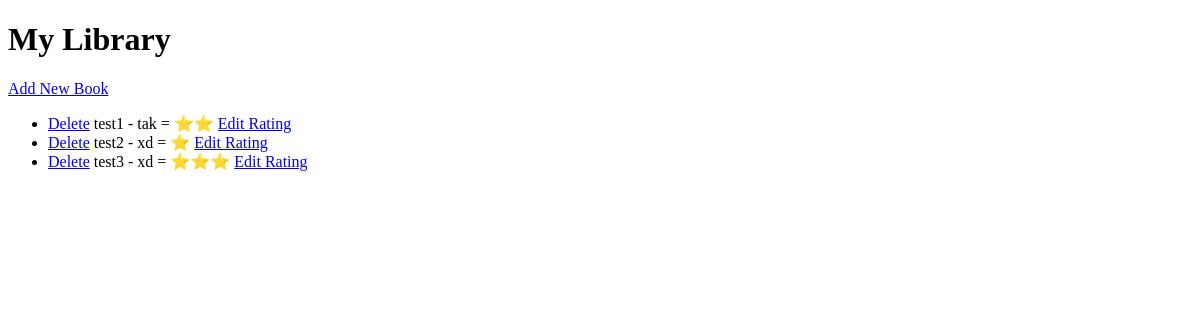
Before: / with the older database file.
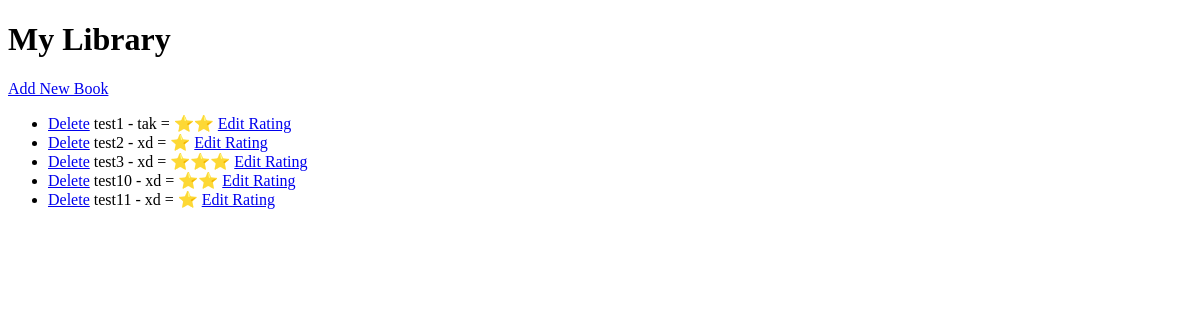
After: the same page with the newer database file.
### day 63 - Virtual Bookshelf/main.py (models this page shows)
class MyLibraryBooks(db.Model):
    id = db.Column(db.Integer, primary_key=True)
    title = db.Column(db.String(250), unique=True, nullable=False)  # nullable=False means can't be empty field
    author = db.Column(db.String(250), nullable=False)
    rating = db.Column(db.String(5), nullable=False)
    def __repr__(self):
        return f'<Book {self.title}>'

### day 63 - Virtual Bookshelf/main.py (the view)
@app.route('/')
def home():
    all_books = MyLibraryBooks.query.all()
    print(all_books)
    return render_template("index.html", all_books=all_books)

### day 63 - Virtual Bookshelf/templates/index.html (shortened to what this page needs)
<!DOCTYPE html>
<html lang="en">
<head>
</head>
<body>
    <h1>My Library</h1>
    <a href="{{ url_for('add') }}">Add New Book</a>
    {% if all_books %}
        <ul>
            {% for book in all_books: %}
            <li>
                <a href="{{ url_for('delete', id=book.id) }}">Delete</a>
                {{book.title}} - {{book.author}} = {{book.rating}}
                <a href="{{ url_for('edit', book_id=book.id) }}">Edit Rating</a>
            </li>
            {% endfor %}
        </ul>
    {% else %}
        <p>Library is empty :(</p>
    {% endif %}
</body>
</html>

Changed rows visible on the page:
added MyLibraryBooks: title "test10", author "xd", rating "⭐⭐"
added MyLibraryBooks: title "test11", author "xd", rating "⭐"
